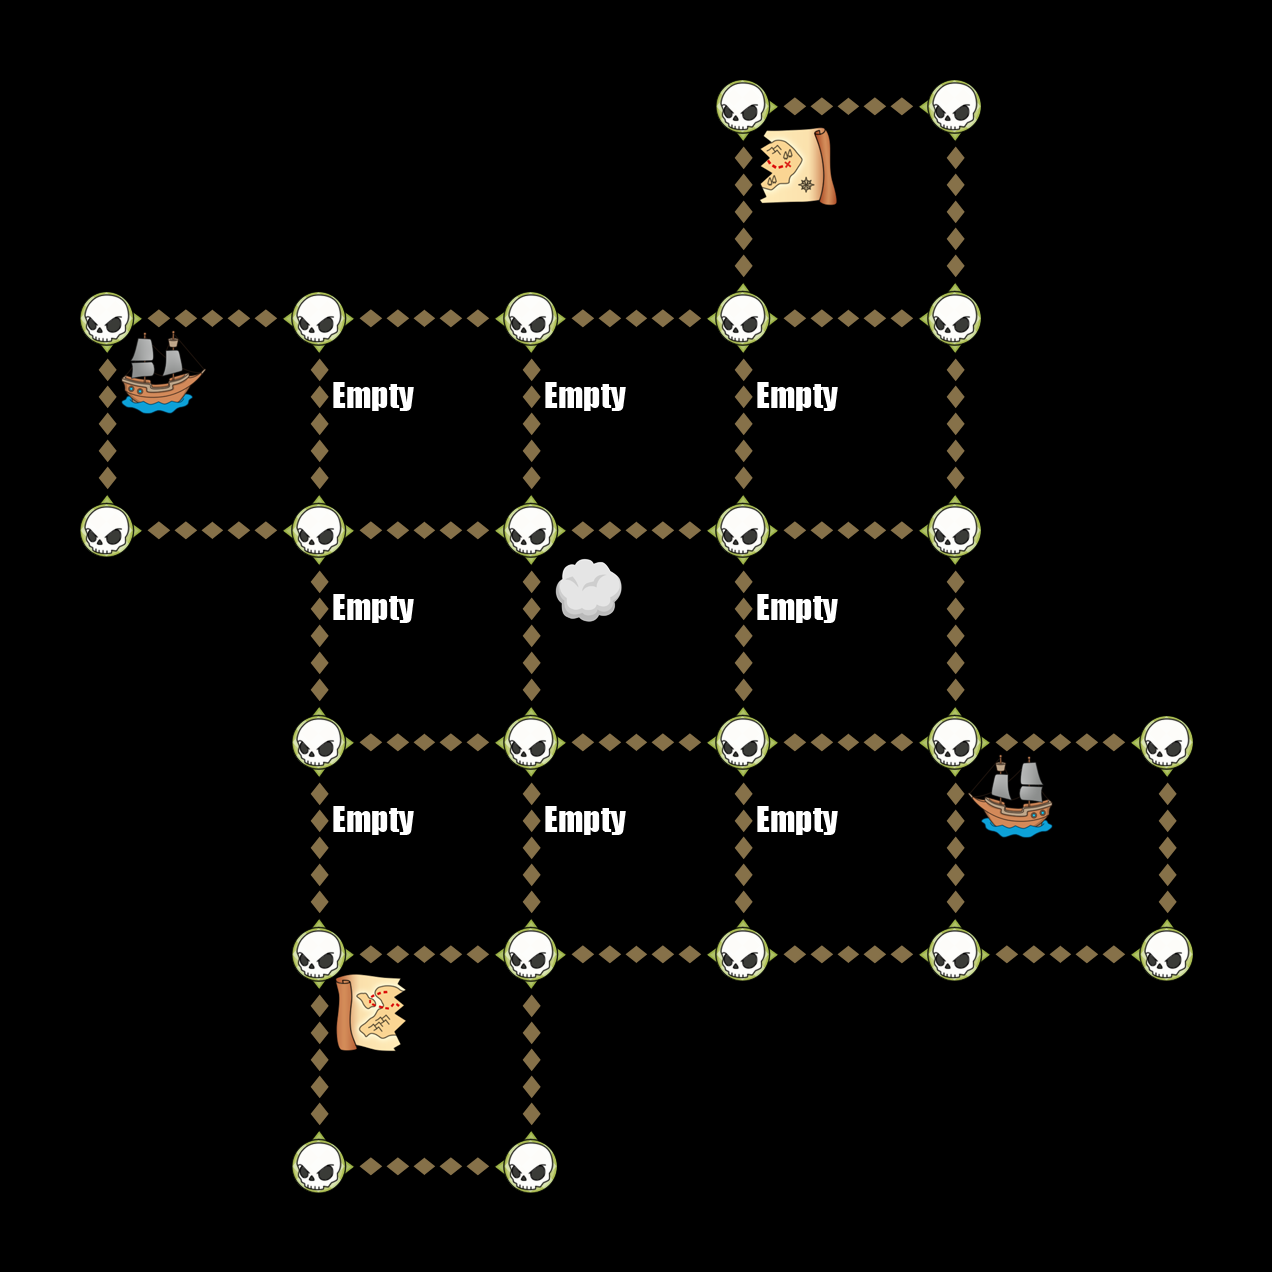

A 2D game scene composited from a Tiled map and its tileset images. What follows is a short description and the map's XML, with each tile layer's data collapsed to a summary:
An orthogonal 6x6 tile map with 212x212 px tiles, 6 tile layers (Down, Up, Left, Right, ...).

<map version="1.0" orientation="orthogonal" width="6" height="6" tilewidth="212" tileheight="212">
 <tileset firstgid="1" name="TileGraphic_Final-ipadhd" tilewidth="212" tileheight="212">
  <image source="TileGraphic_Final-ipadhd.png" width="636" height="1060" />
  <tile id="0">
   <properties>
    <property name="LineFilled" value="True" />
   </properties>
  </tile>
  <tile id="2">
   <properties>
    <property name="Item" value="TreasureBox" />
   </properties>
  </tile>
  <tile id="4">
   <properties>
    <property name="RowFilled" value="True" />
   </properties>
  </tile>
  <tile id="6">
   <properties>
    <property name="Item" value="CannonLeft" />
   </properties>
  </tile>
  <tile id="7">
   <properties>
    <property name="Item" value="ShipRight" />
   </properties>
  </tile>
  <tile id="8">
   <properties>
    <property name="Item" value="MapOne" />
   </properties>
  </tile>
  <tile id="9">
   <properties>
    <property name="Item" value="CannonRight" />
   </properties>
  </tile>
  <tile id="10">
   <properties>
    <property name="Item" value="ShipLeft" />
   </properties>
  </tile>
  <tile id="11">
   <properties>
    <property name="Item" value="MapTwo" />
   </properties>
  </tile>
  <tile id="12">
   <properties>
    <property name="Item" value="Empty" />
   </properties>
  </tile>
  <tile id="13">
   <properties>
    <property name="Item" value="Skull" />
   </properties>
  </tile>
  <tile id="14">
   <properties>
    <property name="Item" value="Fog" />
   </properties>
  </tile>
 </tileset>
 <layer name="Down" width="6" height="6">
  <data>[36 cells, 18 non-empty, 1 distinct tile ids]</data>
 </layer>
 <layer name="Up" width="6" height="6">
  <data>[36 cells, 18 non-empty, 1 distinct tile ids]</data>
 </layer>
 <layer name="Left" width="6" height="6">
  <data>[36 cells, 18 non-empty, 1 distinct tile ids]</data>
 </layer>
 <layer name="Right" width="6" height="6">
  <data>[36 cells, 18 non-empty, 1 distinct tile ids]</data>
 </layer>
 <layer name="Dots" width="6" height="6">
  <data>[36 cells, 24 non-empty, 1 distinct tile ids]</data>
 </layer>
 <layer name="Items" width="6" height="6">
  <data>[36 cells, 13 non-empty, 6 distinct tile ids]</data>
 </layer>
</map>
